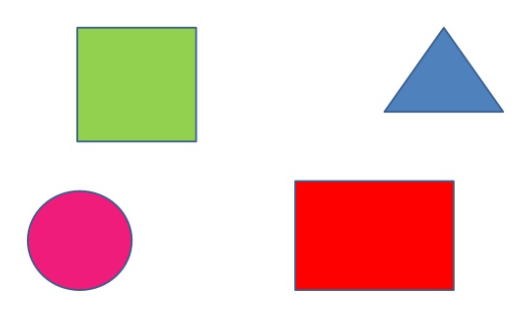
#> input picture Resources/Capture.PNG, 525 x 331 px
$ python chapter8.py   (older library calls are emulated)
#> lines starting #> are read from the running program, lines starting #| are printed output that depends on the picture; after the words box and inside, x2 and y2 are one past the last pixel; in counts of white or black regions, pixels touching at a corner belong together
#contours and shape detection

import cv2
import numpy as np

def getContours(img):
    _,contours,hierarchy = cv2.findContours(img,cv2.RETR_EXTERNAL,cv2.CHAIN_APPROX_NONE)
    #(this function provide three things: image , contour and hierarchy, so need to put _ in  beginning)
    for cnt in contours:
        area = cv2.contourArea(cnt)
        print(area)
        cv2.drawContours(imgCon,cnt,-1,(255,0,0),3)
        perimeter = cv2.arcLength(cnt,True)
        #print(perimeter)
        approx = cv2.approxPolyDP(cnt,0.02*perimeter,True)
        print(len(approx))
        objcor = len(approx)
        x, y, w, h = cv2.boundingRect(approx)
        if objcor == 3: objtype = "tri"
        elif objcor == 4:
            aspratio = w/float(h)
            if aspratio >0.9 and aspratio <1.10 : objtype= "square"
            else: objtype= "rectangle"
        else: objtype = "circle"
        cv2.rectangle(imgCon,(x,y),(x+w,y+h),(0,0,255),2)

        cv2.putText(imgCon,objtype,(x+(w//2)-10,y+(h//2)-10),cv2.FONT_HERSHEY_COMPLEX,0.5,(0,0,0),2)

path = "Resources/Capture.PNG"
img = cv2.imread(path)
#> img is the input picture: shape (331, 525, 3); mean B, G, R 207.3, 210.5, 237.8
imgCon = img.copy()

imgG = cv2.cvtColor(img,cv2.COLOR_BGR2GRAY)
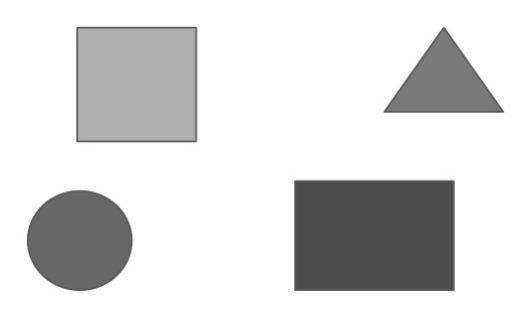
#> imgG: shape (331, 525); min 74, max 255, mean 218.3
imgB = cv2.GaussianBlur(img,(7,7),1)
imgC = cv2.Canny(imgB,50,50)
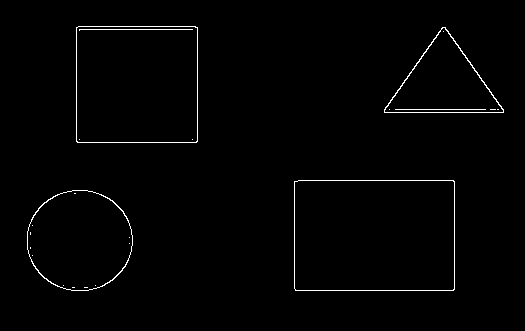
#> imgC: shape (331, 525); 1.2% white in thin lines or dots, all inside (x1, y1, x2, y2) = (27, 26, 504, 291)
getContours(imgC)
#> in getContours, `_,contours,hierarchy = cv2.findContours(img,cv2.RETR_EXTERNAL,cv2.CHAI..`: contours = 4 contours; box (x1, y1, x2, y2) and area: (294, 180, 455, 291) 17594, (76, 26, 198, 143) 14032, (27, 190, 133, 291) 8325, (384, 27, 504, 113) 5342
#> the loop in getContours, `for cnt in contours:` made 4 passes
#> (area, perimeter, approx, objcor, x, y, w, h) on passes 2, 4: (17594, 537.7, [[294, 181], [295, 290], [454, 289], [453, 180]], 4, 294, 180, 161, 111), (14032, 471.7, [[76, 27], [77, 142], [197, 141], [197, 27]], 4, 76, 27, 122, 116)
#> (area, perimeter, approx, objcor, x, y, w, h) on pass 3: (5342, 340, [[384, 109], [503, 112], [445, 27]], 3, 384, 27, 120, 86)
#| 8325.0
#| 8
#| 17594.0
#| 4
#| 5342.0
#| 3
#| 14032.0
#| 4
#> after the loop in getContours, `for cnt in contours:`:
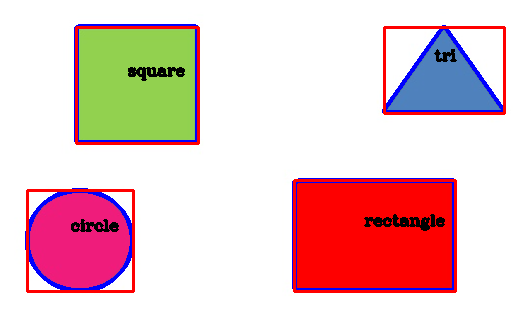
#> imgCon: shape (331, 525, 3); 6.5% of pixels changed, all inside (x1, y1, x2, y2) = (25, 24, 506, 293)

cv2.imshow("jar",img)
cv2.imshow("imgG",imgG)
#cv2.imshow("blur",imgB)
cv2.imshow("canny",imgC)
cv2.imshow("contour",imgCon)
cv2.waitKey(0)

$ run again, with Resources/jar.PNG copied over Resources/Capture.PNG
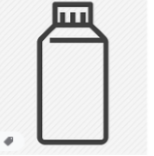
#> input picture Resources/jar.PNG, 154 x 156 px
#> img is the input picture: shape (156, 154, 3); mean B, G, R 223.6, 223.6, 223.6
#> `imgC = cv2.Canny(imgB,50,50)`:
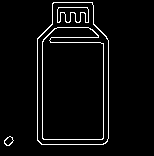
#> imgC: shape (156, 154); 4.3% white in thin lines or dots, all inside (x1, y1, x2, y2) = (4, 2, 109, 146)
#> contours = 2 contours; box (x1, y1, x2, y2) and area: (37, 2, 109, 145) 9202, (4, 136, 14, 146) 56
#> the loop in getContours, `for cnt in contours:` made 2 passes
#> (area, perimeter, objcor, x, y, w, h, objtype) on passes 1 to 2: (56, 28.97, 9, 4, 136, 10, 10, 'circle'), (9202, 402.6, 6, 37, 2, 72, 143, 'circle')
#> (printed output is left out)
#> after the loop in getContours, `for cnt in contours:`:
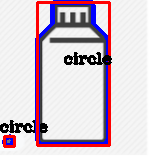
#> imgCon: shape (156, 154, 3); 12.73% of pixels changed, all inside (x1, y1, x2, y2) = (0, 0, 112, 148)
